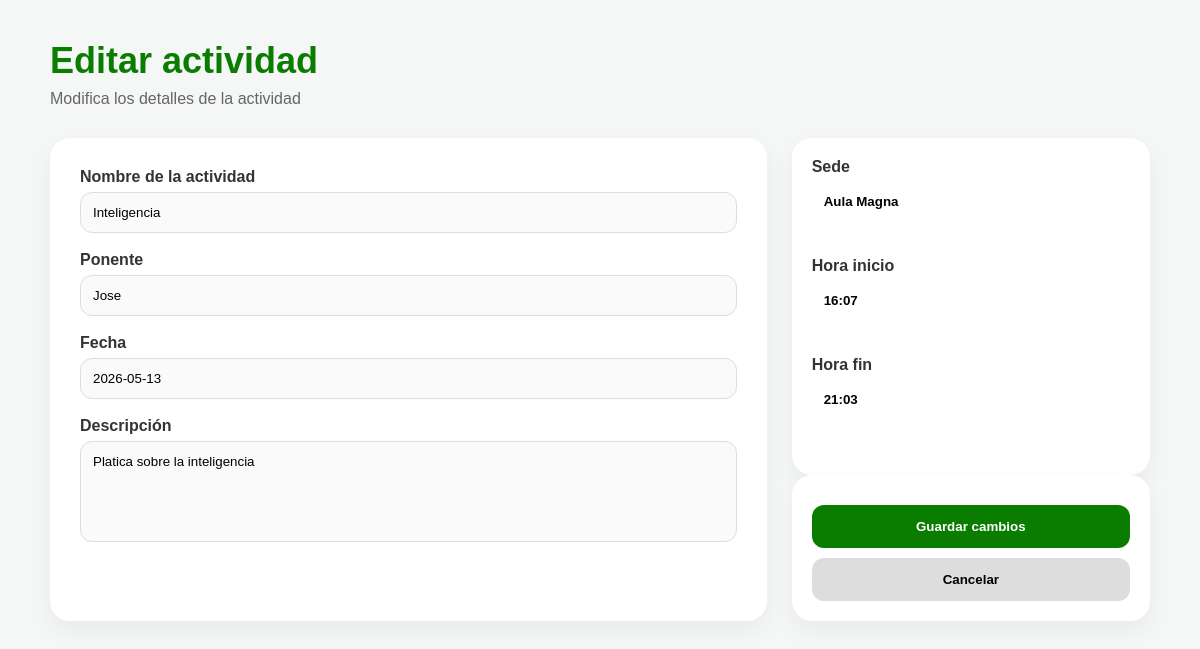
Screenshot of /editar/1 (signed in) with the database file from the repository.
### app.py (models this page shows)
class Actividad(db.Model):
    id = db.Column(db.Integer, primary_key=True)
    title = db.Column(db.String(200))
    day = db.Column(db.String(50))
    category = db.Column(db.String(100))
    date = db.Column(db.String(100))
    start_time = db.Column(db.String(50))
    end_time = db.Column(db.String(50))
    speaker = db.Column(db.String(200))
    venue = db.Column(db.String(200))
    description = db.Column(db.Text)
    image = db.Column(db.String(300))

### app.py (the view, shortened to what this page needs)
@app.route('/editar/<int:id>', methods=['GET', 'POST'])
@login_required
def editar(id):
    actividad = Actividad.query.get_or_404(id)
    return render_template('editar.html', actividad=actividad)

### app.py (called while the page is built)
@login_manager.user_loader
def load_user(user_id):
    return db.session.get(User, int(user_id))

### templates/editar.html (shortened to what this page needs)
<!DOCTYPE html>
<html lang="es">
<head>
</head>
<body>
<div class="container">
    <div class="header">
        <h1>Editar actividad</h1>
        <p>Modifica los detalles de la actividad</p>
    </div>
    <form method="POST">
        <div class="grid">
            <div class="card">
                <label>Nombre de la actividad</label>
                <input type="text" name="title" value="{{ actividad.title }}">
                <label>Ponente</label>
                <input type="text" name="speaker" value="{{ actividad.speaker }}">
                <label>Fecha</label>
                <input type="text" name="date" value="{{ actividad.date }}">
                <label>Descripción</label>
                <textarea name="description" rows="5">{{ actividad.description }}</textarea>
            </div>
            <div>
                <div class="mini-card">
                    <div class="mini-group">
                        <label>Sede</label>
                        <input type="text" name="venue" value="{{ actividad.venue }}">
                    </div>
                    <div class="mini-group">
                        <label>Hora inicio</label>
                        <input type="text" name="start_time" value="{{ actividad.start_time }}">
                    </div>
                    <div class="mini-group">
                        <label>Hora fin</label>
                        <input type="text" name="end_time" value="{{ actividad.end_time }}">
                    </div>
                </div>
                <div class="mini-card">
                    <button type="submit" class="btn save">
                        Guardar cambios
                    </button>
                    <button type="button" onclick="window.location.href='{{ url_for('dashboard') }}'" class="btn cancel">
                        Cancelar
                    </button>
                </div>
            </div>
        </div>
    </form>
</div>
</body>
</html>

### templates/editar.html (style rules this page uses)
* { margin:0; padding:0; box-sizing:border-box; font-family: Arial, sans-serif; }
body { background:#f4f7f5; padding:40px; color:#222; }
.container { max-width:1100px; margin:auto; }
.header { margin-bottom:30px; }
.header h1 { font-size:36px; color:#0a7d00; }
.header p { color:#666; margin-top:8px; }
.grid { display:grid; grid-template-columns:2fr 1fr; gap:25px; }
.card { background:white; border-radius:20px; padding:30px; box-shadow:0 10px 25px rgba(0,0,0,0.05); }
label { display:block; font-weight:bold; margin-bottom:6px; color:#333; }
input, textarea { width:100%; padding:12px; border-radius:12px; border:1px solid #ddd; background:#fafafa; margin-bottom:18px; }
textarea { resize:none; }
.mini-card { background:white; border-radius:20px; padding:20px; box-shadow:0 10px 25px rgba(0,0,0,0.05); }
.mini-group { margin-bottom:18px; }
.mini-group input { border:none; background:transparent; font-weight:bold; }
.btn { width:100%; padding:14px; border:none; border-radius:12px; font-weight:bold; cursor:pointer; margin-top:10px; }
.save { background:#0a7d00; color:white; }
.cancel { background:#ddd; }

### rows the page displays
Actividad: title "Inteligencia", speaker "Jose", date "2026-05-13", description "Platica sobre la inteligencia", venue "Aula Magna", start_time "16:07", end_time "21:03"
